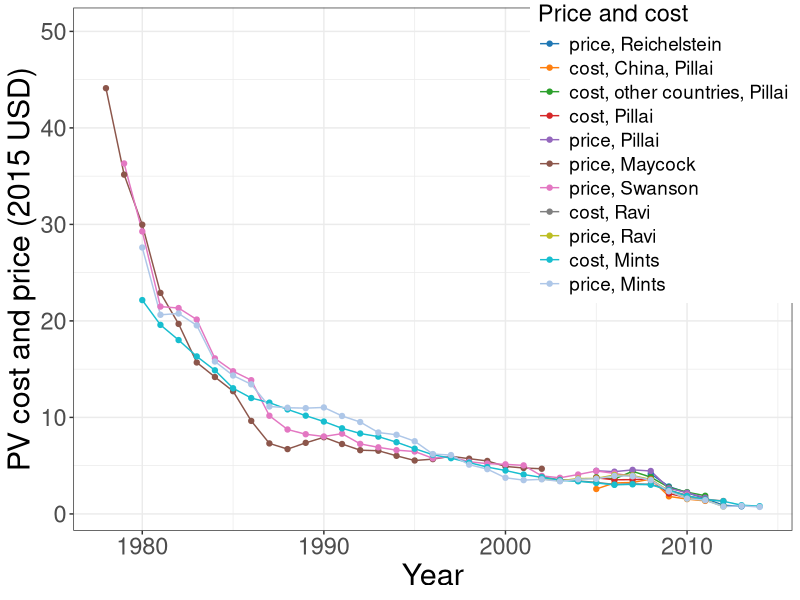

The R script that drew this image:
# ----
library(ggplot2)
library(readxl)
library(reshape2)
library(ggsci)

#Set parameters for graphics
axislabelsize <- 1.5
labelsize <- 1.2
graphlinewidth <- 2
segmentlinewidth <- 1.5

# ----
# pull in data
# ----
PV_mod <- read_excel("firmmarketsupply/PV_module _data.xlsx", 
                     range = "A1:L41")

PV <- reshape2::melt(as.data.frame(PV_mod), id="Year")

#PV <- PV %>% separate(col = variable, into = c("variable", "country"), sep = ",")
# ----
# graph
# ----
PV$variable = factor(PV$variable)

pv_plot <-  ggplot(data = PV, aes(x=Year, y=value, group=variable, color = variable)) +
  geom_line() +
  geom_point() +
  xlim(1978, NA) +
  ylim(NA, 50) +
  labs(color = "Price and cost", x = "Year", y = "PV cost and price (2015 USD)") +
  theme_bw() +
  theme(axis.text=element_text(size=17),
        axis.title=element_text(size=22),
        legend.position = c(0.82, 0.73),
        text = element_text(size=17)) +
  scale_color_d3(palette = "category20") 

# ----
#Save plot to PDF
# ----
ggsave(pv_plot, filename = "PV_Module.pdf", 
       path = "firmmarketsupply",
       width = 9, height = 7, units = "in")
# ----
